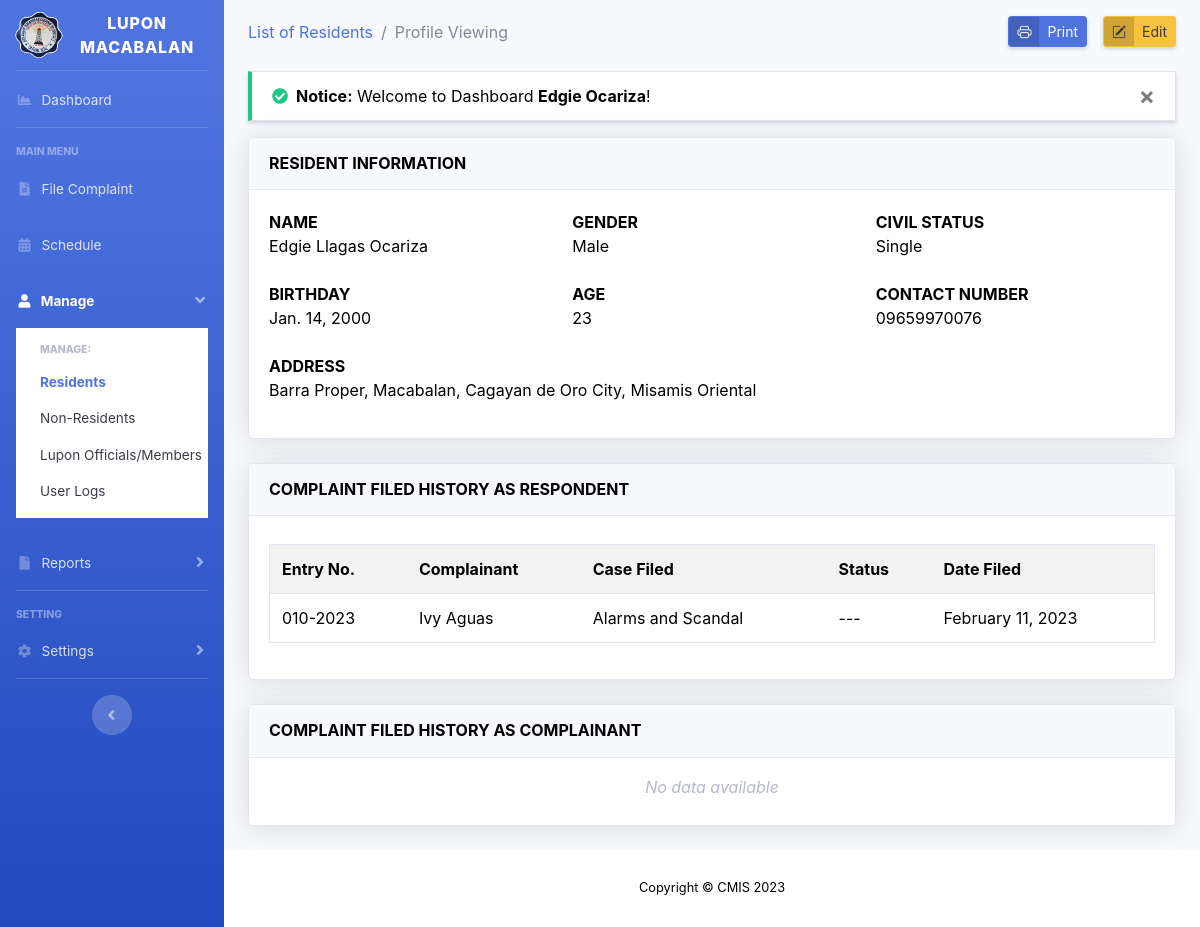
Screenshot of /view-resident-profile.php?id=2 (signed in) with the database file from the repository.
### tables this page shows
CREATE TABLE `tbl_residents` (
  `res_id` int(15) unsigned NOT NULL AUTO_INCREMENT,
  `res_fname` varchar(50) NOT NULL,
  `res_mname` varchar(50) NOT NULL,
  `res_lname` varchar(50) NOT NULL,
  `res_suffix` varchar(5) NOT NULL,
  `res_birthday` date NOT NULL,
  `res_age` int(3) NOT NULL,
  `res_gender` text NOT NULL,
  `res_cstatus` text NOT NULL,
  `zone_id` int(11) NOT NULL,
  `res_contact` varchar(11) NOT NULL,
  `res_regDateTime` timestamp NOT NULL DEFAULT current_timestamp(),
  `res_moddatetime` timestamp NOT NULL DEFAULT current_timestamp() ON UPDATE current_timestamp(),
  PRIMARY KEY (`res_id`),
  KEY `zone_id` (`zone_id`)
);

CREATE TABLE `tbl_zone` (
  `zone_id` int(11) unsigned NOT NULL AUTO_INCREMENT,
  `zone_name` varchar(50) NOT NULL,
  `zone_description` text NOT NULL,
  `zone_regdatetime` timestamp NOT NULL DEFAULT current_timestamp(),
  PRIMARY KEY (`zone_id`)
);

CREATE TABLE `tbl_file_complaint` (
  `fc_id` varchar(50) NOT NULL,
  `comp_id` int(15) NOT NULL,
  `resp_id` int(15) NOT NULL,
  `com_id` int(15) NOT NULL,
  `fc_statement` text NOT NULL,
  `status_id` int(11) NOT NULL,
  `fc_type` int(11) NOT NULL DEFAULT 0 COMMENT '[0] = Resident\r\n[1] = Non Resident',
  `fc_regdatetime` timestamp NOT NULL DEFAULT current_timestamp(),
  `fc_moddatetime` timestamp NOT NULL DEFAULT current_timestamp() ON UPDATE current_timestamp(),
  PRIMARY KEY (`fc_id`),
  KEY `comp_id` (`comp_id`,`resp_id`,`com_id`,`status_id`)
);

CREATE TABLE `tbl_non_residents` (
  `nres_id` int(15) unsigned NOT NULL AUTO_INCREMENT,
  `nres_fname` varchar(50) NOT NULL,
  `nres_mname` varchar(50) NOT NULL,
  `nres_lname` varchar(50) NOT NULL,
  `nres_suffix` varchar(5) NOT NULL,
  `nres_birthday` date NOT NULL,
  `nres_age` int(3) NOT NULL,
  `nres_gender` text NOT NULL,
  `citizenship_id` int(11) NOT NULL,
  `nres_cstatus` text NOT NULL,
  `nres_zone` text NOT NULL,
  `nres_barangay` text NOT NULL,
  `nres_city` text NOT NULL,
  `nres_province` text NOT NULL,
  `nres_zcode` text NOT NULL,
  `nres_contact` varchar(11) NOT NULL,
  `nres_regdatetime` timestamp NOT NULL DEFAULT current_timestamp(),
  `nres_moddatetime` timestamp NOT NULL DEFAULT current_timestamp() ON UPDATE current_timestamp(),
  PRIMARY KEY (`nres_id`),
  KEY `citizenship_id` (`citizenship_id`)
);

CREATE TABLE `tbl_complaint_type` (
  `com_id` int(15) NOT NULL AUTO_INCREMENT,
  `com_name` varchar(100) NOT NULL,
  `com_details` text NOT NULL,
  `com_regdatetime` timestamp NOT NULL DEFAULT current_timestamp(),
  PRIMARY KEY (`com_id`)
);

### view-resident-profile.php (the view, shortened to what this page needs)
<?php
include 'layouts/header.php';
include 'config/connection.php';
$id = $_GET['id'];
$row = $connection->query("SELECT * FROM tbl_residents WHERE res_id = '$id'")->fetch_assoc();
$zone_id = $row['zone_id'];
$zone_data = $connection->query("SELECT * FROM tbl_zone WHERE zone_id = '$zone_id'")->fetch_assoc();
$respondent = $connection->query("SELECT * FROM tbl_file_complaint WHERE resp_id = '$id'");
$complainant = $connection->query("SELECT * FROM tbl_file_complaint WHERE comp_id = '$id' AND fc_type = 0");
?>
<div id="content">
	<div class="container-fluid">
		<div class="d-sm-flex align-items-center mb-4">
			<div class="breadcrumb-item"><a href="residents.php">List of Residents</a></div>
			<div class="breadcrumb-item active">Profile Viewing</div>
			<button href="#" class="ml-auto btn btn-sm btn-primary btn-icon-split shadow-sm" id="print">
				<span class="icon">
					<i class="bi bi-printer"></i>
				</span>
				<span class="text">Print</span>
			</button>
			<a href="#" class="ml-3 btn btn-sm text-gray-900 btn-warning btn-icon-split shadow-sm" data-toggle="modal" data-target="#editResidentModal">
				<span class="icon">
					<i class="bi bi-pencil-square"></i>
				</span>
				<span class="text">Edit</span>
			</a>
		</div>
		<?php include 'config/message.php'; ?>
		<div id="printThis">
			<div class="card shadow mb-4">
				<div class="card-header py-3">
					<h6 class="m-0 font-weight-bold card-title">RESIDENT INFORMATION</h6>
				</div>
				<div class="card-body">
					<dl>
						<div class="row mb-3">
							<div class="col">
								<dt>NAME</dt>
								<dd id="fullname" ><?= $row['res_fname'] . ' ' . $row['res_mname'] . ' ' . $row['res_lname'] . ' ' . $row['res_suffix']; ?></dd>
							</div>
							<div class="col">
								<dt>GENDER</dt>
								<dd id="gender" ><?= $row['res_gender'] ?></dd>
							</div>
							<div class="col">
								<dt>CIVIL STATUS</dt>
								<dd id="civil" ><?= $row['res_cstatus'] ?></dd>
							</div>
						</div>
						<div class="row mb-3">
							<div class="col">
								<dt>BIRTHDAY</dt>
								<dd id="birthday" ><?= date('M. d, Y', strtotime($row['res_birthday'] )) ?></dd>
							</div>
							<div class="col">
								<dt>AGE</dt>
								<dd id="age" ><?= $row['res_age'] ?></dd>
							</div>
							<div class="col">
								<dt>CONTACT NUMBER</dt>
								<dd id="contact" ><?= $row['res_contact'] ?></dd>
							</div>
						</div>
						<dt>ADDRESS</dt>
						<dd id="zone">
							<?php
							echo $zone_data['zone_name'] . ', Macabalan, Cagayan de Oro City, Misamis Oriental';
							?>
						</dd>
					</dl>
				</div>
			</div>
			<div class="card shadow mb-4">
				<div class="card-header py-3">
					<h6 class="m-0 font-weight-bold card-title">COMPLAINT FILED HISTORY AS RESPONDENT</h6>
				</div>
				<div class="card-body">
					<?php if ($respondent->num_rows > 0): ?>
						<div class="table-responsive">
							<table class="table table-striped text-gray-900 border" width="100%">
								<tr>
									<th>Entry No.</th>
									<th>Complainant</th>
									<th>Case Filed</th>
									<th>Status</th>
									<th>Date Filed</th>
								</tr>
								<?php
								while ($rowr = $respondent->fetch_assoc()) {
									$fc_type = $rowr['fc_type'];
									$comp_id = $rowr['comp_id'];
									if ($fc_type == 0) {
										$comp = $connection->query("SELECT * FROM tbl_residents WHERE '$comp_id' = res_id")->fetch_assoc();
										$cp_fullname = $comp['res_fname'] . ' ' . $comp['res_mname'] . ' ' . $comp['res_lname'];
									} else if ($fc_type == 1) {
										$comp = $connection->query("SELECT * FROM tbl_non_residents WHERE '$comp_id' = nres_id")->fetch_assoc();
										$cp_fullname = $comp['nres_fname'] . ' ' . $comp['nres_mname'] . ' ' . $comp['nres_lname'];
									}
									?>
									<tr>
										<td><?= $rowr['fc_id'] ?></td>
										<td><?= $cp_fullname ?></td>
										<td>
											<?php
											$com_id = $rowr['com_id'];
											$complaint = $connection->query("SELECT * FROM tbl_complaint_type WHERE com_id = '$com_id'")->fetch_assoc();
											echo $complaint['com_name'];
											?>
										</td>
										<td>
											<?php
											$status_id = $rowr['status_id'];
											$status = $connection->query("SELECT * FROM tbl_status WHERE status_id = '$status_id'")->fetch_assoc();
											if (!empty($status['status_name'])) {
												echo $status['status_name'];
											} else {
												echo "---";
											}
											?>
										</td>
										<td><?= date('F d, Y', strtotime($rowr['fc_regdatetime'])) ?></td>
									</tr>
									<?php
								}
								?>
							</table>
						</div>
					<?php else: ?>
						<h6 class="text-center font-italic text-gray-500">No data available</h6>
					<?php endif; ?>
				</div>
			</div>
			<div class="card shadow mb-4">
				<div class="card-header py-3">
					<h6 class="m-0 font-weight-bold card-title">COMPLAINT FILED HISTORY AS COMPLAINANT</h6>
				</div>
				<div class="card-body">
					<?php if ($complainant->num_rows > 0): ?>
						<div class="table-responsive">
							<table class="table table-striped text-gray-900 border" width="100%">
								<tr>
									<th>Entry No.</th>
									<th>Respondent</th>
									<th>Case Filed</th>
									<th>Status</th>
									<th>Date Filed</th>
								</tr>
								<?php
								while ($rowc = $complainant->fetch_assoc()) {
									$resp_id = $rowc['resp_id'];
		                            $resp1 = $connection->query("SELECT * FROM tbl_residents WHERE res_id = '$resp_id'")->fetch_assoc();
		                            $rp_fullname = $resp1['res_fname'] . ' ' . $resp1['res_mname'] . ' ' . $resp1['res_lname'];
									?>
									<tr>
										<td><?= $rowc['fc_id'] ?></td>
										<td><?= $rp_fullname ?></td>
										<td>
											<?php
											$com_id = $rowc['com_id'];
											$complaint = $connection->query("SELECT * FROM tbl_complaint_type WHERE com_id = '$com_id'")->fetch_assoc();
											echo $complaint['com_name'];
											?>
										</td>
										<td>
											<?php
											$status_id = $rowc['status_id'];
											$status = $connection->query("SELECT * FROM tbl_status WHERE status_id = '$status_id'")->fetch_assoc();
											if (!empty($status['status_name'])) {
												echo $status['status_name'];
											} else {
												echo "---";
											}
											?>
										</td>
										<td><?= date('F d, Y', strtotime($rowc['fc_regdatetime'])) ?></td>
									</tr>
									<?php
								}
								?>
							</table>
						</div>
					<?php else: ?>
						<h6 class="text-center font-italic text-gray-500">No data available</h6>
					<?php endif; ?>
				</div>
			</div>
		</div>
	</div>
</div>
<?php
include 'layouts/footer.php';
?>

### layouts/header.php (style rules this page uses)
body { color: black !important; }
#content { margin-top: 1rem; }
body { background-color: black !important; }
.text-black, table td, table tbody th { color: black !important; }

### rows the page displays
tbl_residents: res_fname "Edgie", res_mname "Llagas", res_lname "Ocariza", res_gender "Male", res_cstatus "Single", res_birthday "Jan. 14, 2000", res_age "23", res_contact "09659970076"
tbl_zone: zone_name "Barra Proper"
tbl_file_complaint: fc_id "010-2023", tbl_non_residents.nres_fname+nres_mname+nres_lname "Ivy Aguas", com.com_name "Alarms and Scandal", fc_regdatetime "February 11, 2023"

### other values shown
$_SESSION['message_success'] "Welcome to Dashboard Edgie Ocariza !"
